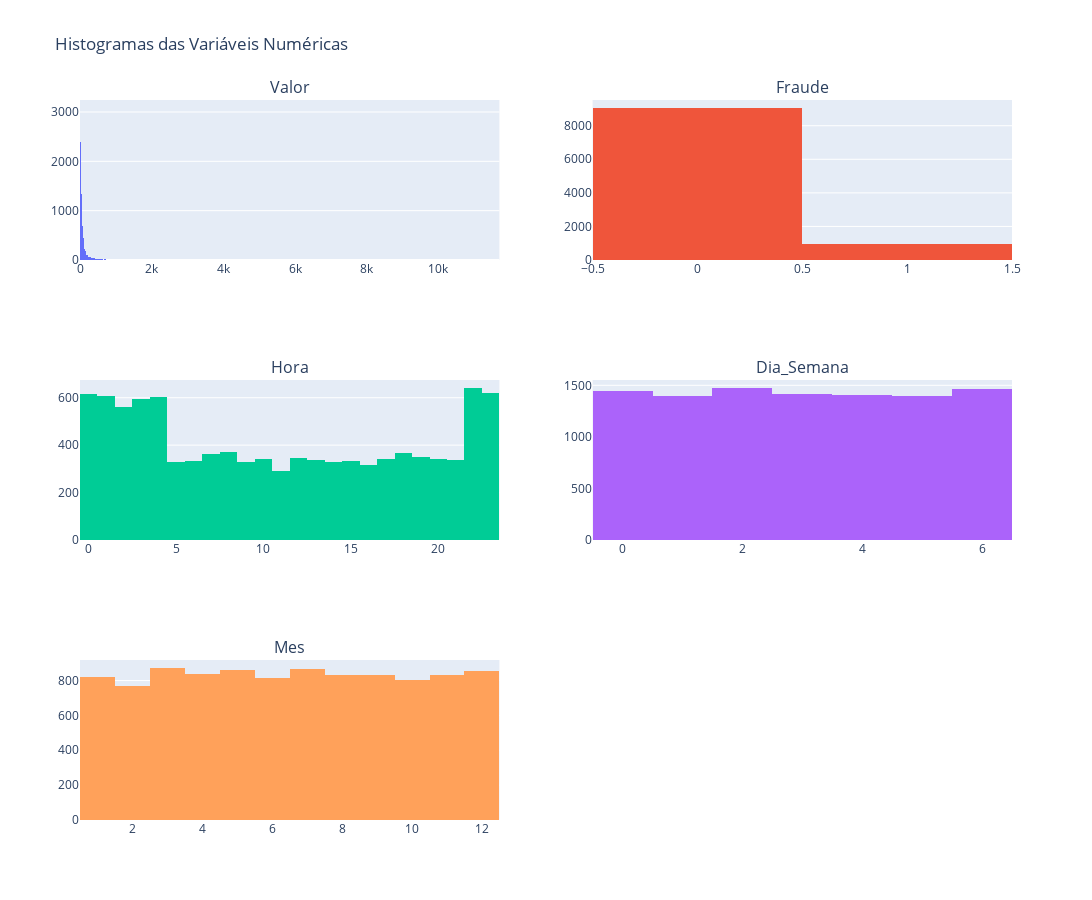

The code cell stored with this chart in its notebook:
### Markdown cell above
### Apresentar histograma das variáveis numéricas

### Code cell
# Número de colunas desejadas
num_cols = 2

# Calcular o número de linhas necessárias
num_rows = math.ceil(len(num_vars) / num_cols)

# Criar subplots
fig = make_subplots(rows=num_rows, cols=num_cols, subplot_titles=num_vars)

# Adicionar histogramas para cada variável numérica
for i, var in enumerate(num_vars):
    row = (i // num_cols) + 1
    col = (i % num_cols) + 1
    fig.add_trace(
        go.Histogram(x=df_transacoes[var], name=var),
        row=row, col=col
    )

# Atualizar layout
fig.update_layout(
    height=300*num_rows,
    width=1200,
    title_text="Histogramas das Variáveis Numéricas",
    showlegend=False
)

fig.show()

### Figure 1 — Plotly figure (JSON) as saved in the notebook; plotly's stock layout.template omitted (floating-point values rounded to 4 significant figures; data arrays with more than 128 entries replaced by an {"elided": "..."} marker saying what was removed)
{"data": [{"name": "Valor", "type": "histogram", "x": {"elided": "10000 float values"}, "xaxis": "x", "yaxis": "y"}, {"name": "Fraude", "type": "histogram", "x": {"elided": "10000 int values"}, "xaxis": "x2", "yaxis": "y2"}, {"name": "Hora", "type": "histogram", "x": {"elided": "10000 int values"}, "xaxis": "x3", "yaxis": "y3"}, {"name": "Dia_Semana", "type": "histogram", "x": {"elided": "10000 int values"}, "xaxis": "x4", "yaxis": "y4"}, {"name": "Mes", "type": "histogram", "x": {"elided": "10000 int values"}, "xaxis": "x5", "yaxis": "y5"}], "layout": {"annotations": [{"font": {"size": 16}, "showarrow": false, "text": "Valor", "x": 0.225, "xanchor": "center", "xref": "paper", "y": 1, "yanchor": "bottom", "yref": "paper"}, {"font": {"size": 16}, "showarrow": false, "text": "Fraude", "x": 0.775, "xanchor": "center", "xref": "paper", "y": 1, "yanchor": "bottom", "yref": "paper"}, {"font": {"size": 16}, "showarrow": false, "text": "Hora", "x": 0.225, "xanchor": "center", "xref": "paper", "y": 0.6111, "yanchor": "bottom", "yref": "paper"}, {"font": {"size": 16}, "showarrow": false, "text": "Dia_Semana", "x": 0.775, "xanchor": "center", "xref": "paper", "y": 0.6111, "yanchor": "bottom", "yref": "paper"}, {"font": {"size": 16}, "showarrow": false, "text": "Mes", "x": 0.225, "xanchor": "center", "xref": "paper", "y": 0.2222, "yanchor": "bottom", "yref": "paper"}], "height": 900, "showlegend": false, "title": {"text": "Histogramas das Variáveis Numéricas"}, "width": 1200, "xaxis": {"anchor": "y", "domain": [0, 0.45]}, "xaxis2": {"anchor": "y2", "domain": [0.55, 1]}, "xaxis3": {"anchor": "y3", "domain": [0, 0.45]}, "xaxis4": {"anchor": "y4", "domain": [0.55, 1]}, "xaxis5": {"anchor": "y5", "domain": [0, 0.45]}, "xaxis6": {"anchor": "y6", "domain": [0.55, 1]}, "yaxis": {"anchor": "x", "domain": [0.7778, 1]}, "yaxis2": {"anchor": "x2", "domain": [0.7778, 1]}, "yaxis3": {"anchor": "x3", "domain": [0.3889, 0.6111]}, "yaxis4": {"anchor": "x4", "domain": [0.3889, 0.6111]}, "yaxis5": {"anchor": "x5", "domain": [0, 0.2222]}, "yaxis6": {"anchor": "x6", "domain": [0, 0.2222]}}}
